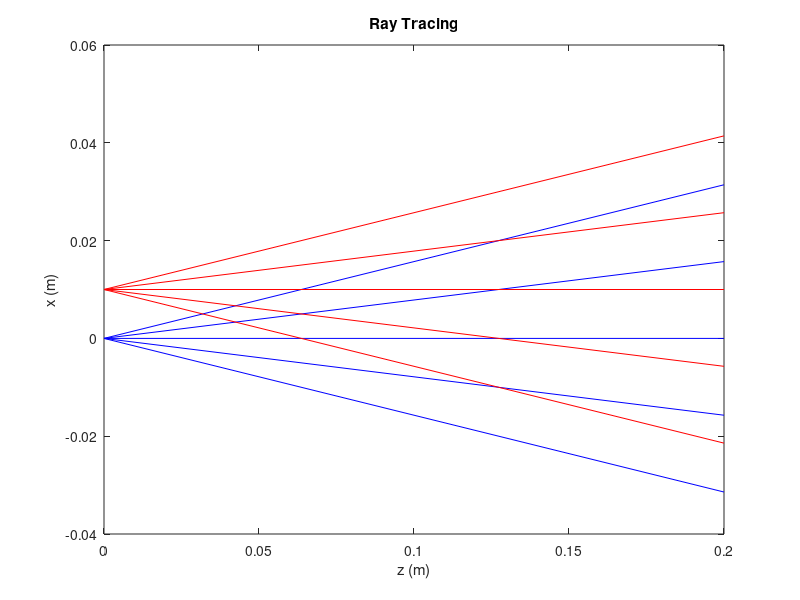

The MATLAB script that drew this image:
clear;
close all;
%% Part 1: Ray propagation in free space
%% Ray Tracing
% Simulate the rays originating from two points on an object
% d = traveling distance
d = .2;
% 3D ray-transfer matrix (Md) that represents propagation in free space
Md = [1, d, 0, 0; 
      0, 1, 0, 0; 
      0, 0, 1, d; 
      0, 0, 0, 1];
% initial conditions
x1 = 0;
y1 = 0;
ThetaY = 0;
rays_in = zeros(4, 5);
rays_out = zeros(4, 5);
% changing theta
VariousThetaX = [-pi/20, -pi/40, 0, pi/40, pi/20];
for i = 1:5
    ThetaX = VariousThetaX(i);
    rays_in(:, i) = [x1; ThetaX; y1; ThetaY];
    rays_out(:, i) = Md*rays_in(:, i);
end

ray_z = [zeros(1, size(rays_in, 2)); d*ones(1, size(rays_in, 2))];
% plot ray tracing in blue
plot(ray_z, [rays_in(1, :); rays_out(1, :)],'Color',[0,0,1]);
% change x value to 0.01
hold on;
x1 = 0.01;
% use same theta values
VariousThetaX = [-pi/20, -pi/40, 0, pi/40, pi/20];
for i = 1:5
    ThetaX = VariousThetaX(i);
    rays_in(:, i) = [x1; ThetaX; y1; ThetaY];
    rays_out(:, i) = Md*rays_in(:, i);
end
ray_z = [zeros(1, size(rays_in, 2)); d*ones(1, size(rays_in, 2))];
% plot ray tracing with new x value on same graph in red
plot(ray_z, [rays_in(1, :); rays_out(1, :)],'Color',[1,0,0]);
title('Ray Tracing');
ylabel('x (m)');
xlabel('z (m)');

 